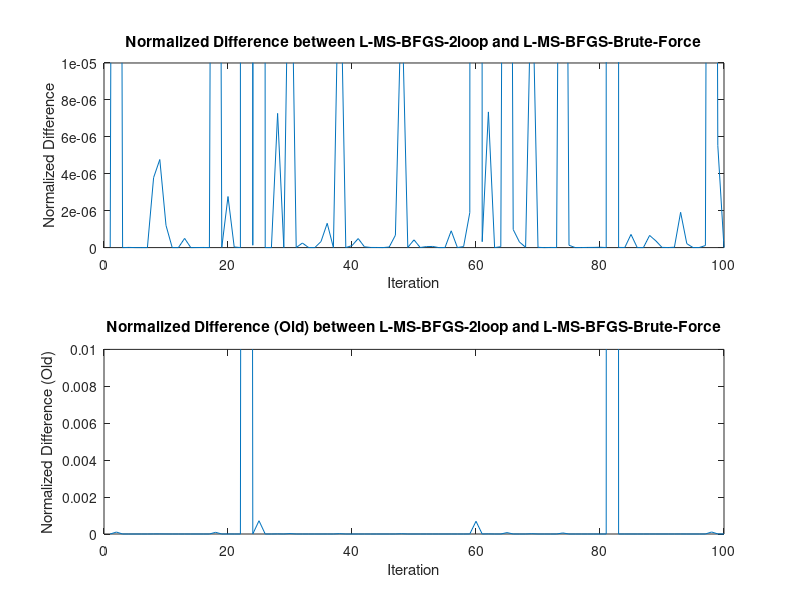

MATLAB code to generate this figure:
% manual debugging
% just ramdomly make a matrix and try to debug it
n = 100;
m = 5;
max_iter = 100;
diff = zeros(max_iter,1);
diff_old = zeros(max_iter,1);

for iter = 1:max_iter  %iteration

    %% ------- initialization ------- %%
    % ramdomly make Sk and Yk
    Sk = cell(1, m);
    Yk = cell(1, m); 
    for j = 1:m
        Sk{j} = rand(n, m);
        Yk{j} = rand(n, m);
    end

    % define the gradient 
    gk = rand(n, 1);

    % define the gamma
    s_km1 = Sk{end}(:, end); y_km1 = Yk{end}(:, end);
    gamma = (y_km1(:,end)'*s_km1(:,end))/(y_km1(:,end)'*y_km1(:,end));


    %% --------- L-MS-BFGS-2loop recursion --------- %%
    q = gk;
    Winv = cell(m,1);
    for i=1:m
        L = size(Yk{i},2);
        Winv{i} = (Yk{i}'*Sk{i})\eye(L);
    end
    for j = m:-1:1
        alpha{j} = Winv{j}'*Sk{j}'*q;
        q = q - Yk{j}*alpha{j};
    end
    r = gamma*q;
    for j = 1:m
        beta = Winv{j}*(Yk{j}'*r); % scalar
        r = r + ( Sk{j} * (alpha{j}-beta) );
    end
    Hkgk_2loop = r + 0;
    

    %% ---------- L-MS-BFGS-Brute_Force ---------- %%
    H = gamma*eye(n); % initialization of the H0
    for i=1:m
        L = size(Yk{i},2);
        W = (Yk{i}'*Sk{i})\eye(L);
        V = eye(n) - Yk{i}*W'*Sk{i}';
        H = V'*H*V + Sk{i}*W'*Sk{i}';
    end
    Hkgk_brute_force = H*gk;

    diff(iter) = norm(Hkgk_2loop - Hkgk_brute_force);
    diff_normalized = (diff - min(diff)) / (max(diff) - min(diff));

    
    
    %% ---------- Old version of Brute Force and Extended ---------- %%
    % Brute Force version
    Hk = gamma*eye(n);
    for i=1:m
        SWS= Sk{i}*((Yk{i}'*Sk{i})'\Sk{i}');
        V = eye(n) - Yk{i}*((Yk{i}'*Sk{i})'\Sk{i}');
        Hk = V'*Hk*V + SWS;
    end
    Hkgk_brute_force_old = Hk*gk;

    % Extended version
    SWS_cell = {}; V_cell = {};
    for i=1:m
        SWS_cell{i} = Sk{i}*((Yk{i}'*Sk{i})'\Sk{i}'); % SW'S'
        V_cell{i} = eye(n) - Yk{i}*((Yk{i}'*Sk{i})'\Sk{i}'); % V = I-YW'S'
    end
    Hk = zeros(n); V_product = eye(n); %Hk = rk*eye(n);
    for i=m:-1:1
        if i==m
            Hk = Hk + SWS_cell{i}; % S(k-1)*W(k-1)'*S(k-1)'
        else
            V_product = V_cell{i+1}*V_product;
            Hk = Hk + V_product'*SWS_cell{i}*V_product;
        end
    end
    V_product = V_cell{1}*V_product;
    Hk = Hk + V_product'*gamma*V_product; 
    Hkgk_extended_old = Hk*gk;

    diff_old(iter) = norm(Hkgk_brute_force_old - Hkgk_extended_old);
    diff_normalized_old = (diff - min(diff)) / (max(diff) - min(diff));

end


% Create a figure with two subplots
figure;

% Plot the normalized diff array in the first subplot
subplot(2, 1, 1);
plot(diff_normalized);
title('Normalized Difference between L-MS-BFGS-2loop and L-MS-BFGS-Brute-Force');
xlabel('Iteration');
ylabel('Normalized Difference');
ylim([0, 1e-5]); % Set the y-axis limits

% Plot the normalized diff_old array in the second subplot
subplot(2, 1, 2);
plot(diff_normalized_old);
title('Normalized Difference (Old) between L-MS-BFGS-2loop and L-MS-BFGS-Brute-Force');
xlabel('Iteration');
ylabel('Normalized Difference (Old)');
ylim([0, 1e-2]); % Set the y-axis limits

